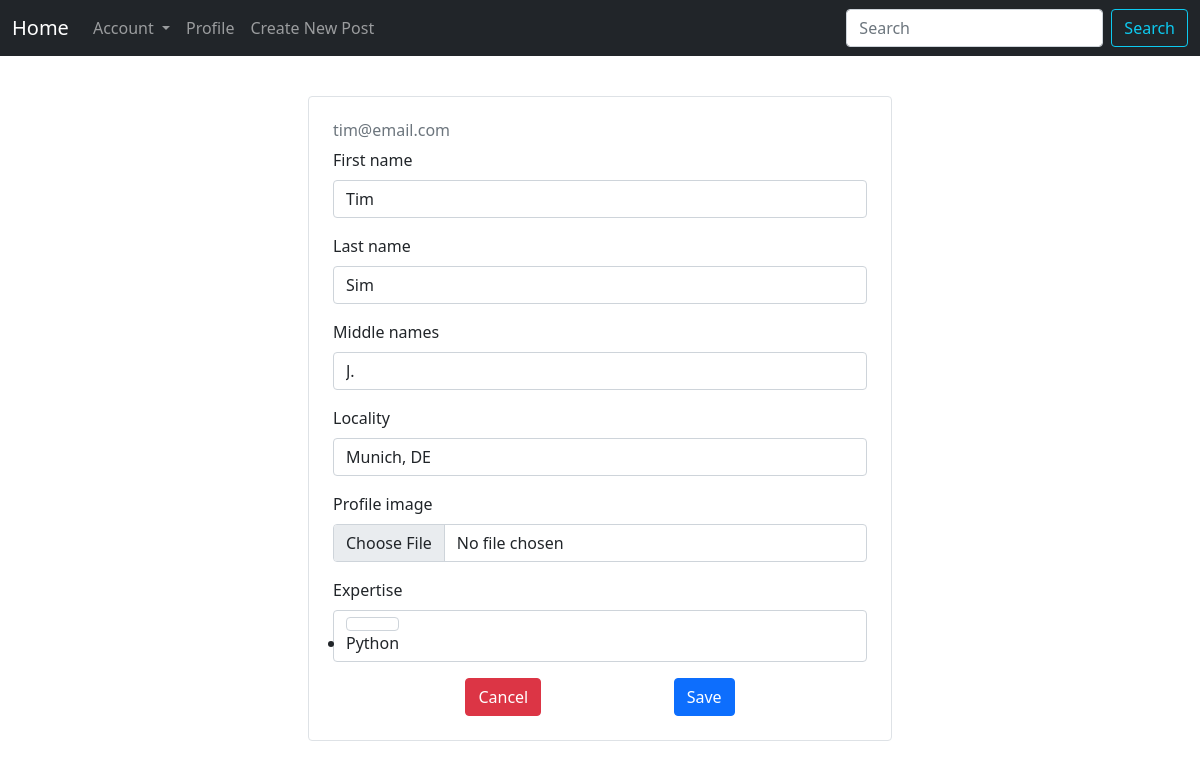
Before: /account/3/edit-profile/ (signed in) with the older database file.
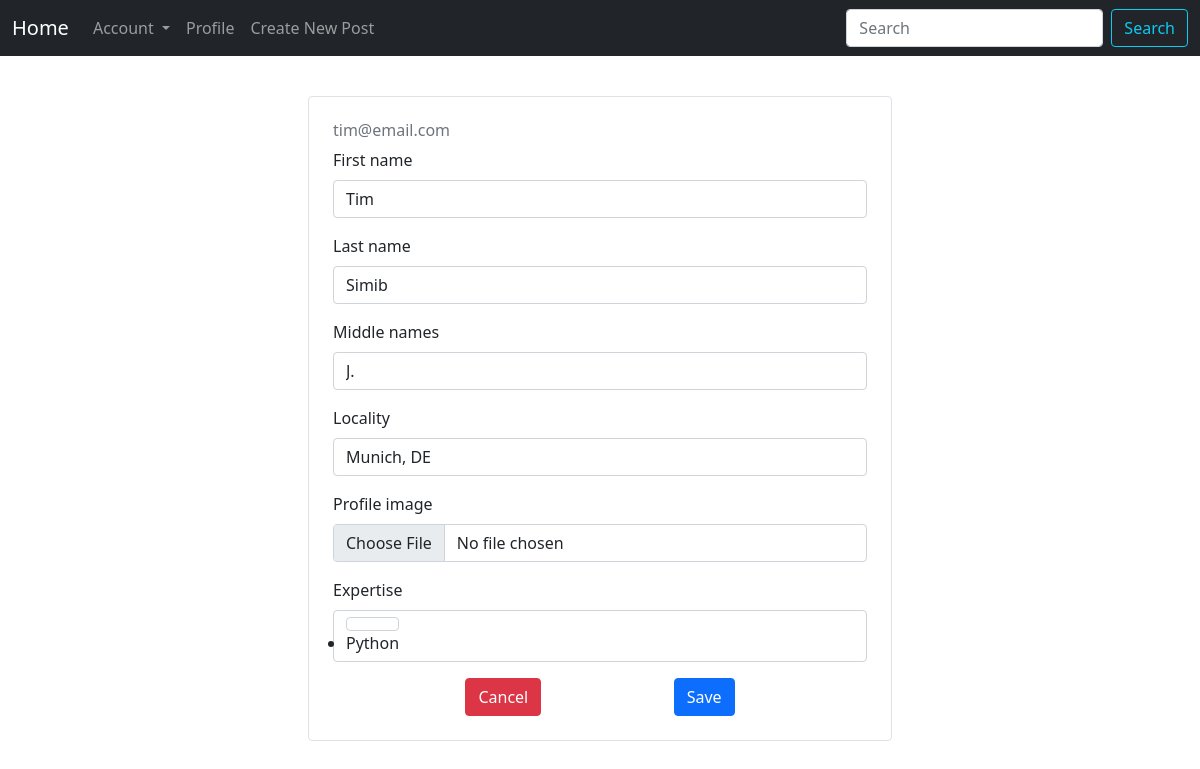
After: the same page with the newer database file.
### user/models/user_profile.py (models this page shows, shortened)
class Profile(models.Model):
    user = models.OneToOneField(settings.AUTH_USER_MODEL, on_delete=models.CASCADE)
    first_name = models.CharField(max_length=128)
    last_name = models.CharField(max_length=128)
    middle_names = models.CharField(max_length=128, blank=True)
    locality = models.CharField(max_length=30, null=True)
    profile_image = models.ImageField(upload_to='users/profile_images/', null=True, blank=True)
    friends = models.ManyToManyField("Profile", blank=True)
    expertise = models.ManyToManyField(Expertise, related_name='users')

### user/views/update_profile_view.py (the view, shortened to what this page needs)
class ProfileEditView(LoginRequiredMixin, UpdateView):
    form_class = ProfileEditForm
    model = Profile
    template_name = 'user/account/edit_profile.html'
    success_message = _('Your profile has been successfully updated')
    def get_context_data(self, **kwargs):
        context = super().get_context_data(**kwargs)
        context['title'] = _("Edit Profile")
        context['email'] = self.request.user.email
        return context

### user/forms/profile_edit_form.py
class ProfileEditForm(ModelForm):
    expertise = forms.ModelMultipleChoiceField(
        queryset=Expertise.objects.none(),
        widget=forms.CheckboxSelectMultiple()
    )
    class Meta:
        model = Profile
        fields = ['first_name', 'last_name', 'middle_names', 'locality', 'profile_image', 'expertise', ]
    def __init__(self, *args, **kwargs):
        super().__init__(*args, **kwargs)
        self.fields['middle_names'].required = False
        self.fields['profile_image'].required = False
        self.fields['expertise'].required = False
        self.fields['expertise'].queryset = Expertise.objects.all()
        self.fields['expertise'].initial = None

### user/models/expertise.py (called while the page is built)
    def __str__(self):
        return str(f"{self.technology}")

### user/models/technology.py (called while the page is built)
    def __str__(self):
        return self.name

### user/templates/user/account/edit_profile.html (shortened to what this page needs)
{% extends 'user/base.html'%}
{% load static i18n bootstrap5 %}
{% block content %}
   <div class="w-50 mx-auto border rounded p-4 m-4">
   <h6 class="text-muted">{{ email }}</h6>
   <form method="post"  enctype='multipart/form-data'>
        {% bootstrap_form form %}
        {% buttons %}
            <div class="d-flex justify-content-evenly align-items-center">
                <a class="btn btn-danger" href="{% url 'user:index' %}">Cancel</a>
                <button type="submit" class="btn btn-primary">
                  Save
                </button>
            </div>
        {% endbuttons %}
    </form>
   </div>
{% endblock content %}

Changed rows visible on the page:
changed Profile "Tim": last_name "Sim" → "Simib"
